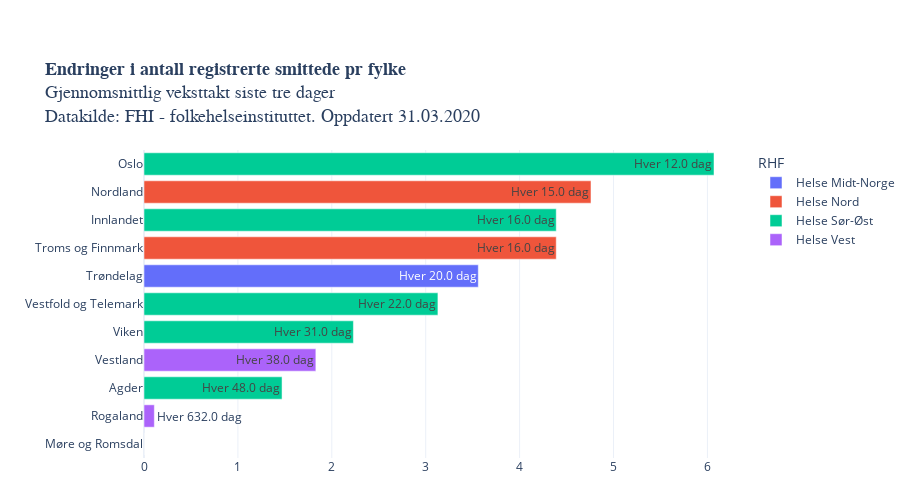

Here is the notebook cell this chart was saved with:
### Code cell
from datetime import datetime

legend = [i for i in vekst["RHF"].unique()]
legend.sort()

fig = px.bar(vekst, 
             x='Vekstrate', y='Fylke', 
             orientation='h',
             category_orders={"RHF": legend},
             height=500,
             title = "<b>Endringer i antall registrerte smittede pr fylke</b><br>Gjennomsnittlig veksttakt siste tre dager<br>Datakilde: FHI - folkehelseinstituttet. Oppdatert " +datetime.today().strftime('%d.%m.%Y'),
             color='RHF',
             text="text",
             hover_name="Fylke",
             hover_data=["Vekstrate"],
             template = "plotly_white", 
             labels = {"Vekstrate": "daglig vekst (%)", "- 1 uke": "Daglig vekst for en uke siden", "text": "Dager før dobling med dagens vekst"},
            )

"""
fig.add_shape(
        # doubling time 2 days
        dict(
            type="line",
            x0=41.42136,
            y0=-0.5,
            x1=41.42136,
            y1=21.5,
            line=dict(
                color="Black",
                width=1
            )))
fig.add_shape(
        # doubling time 1 uke
        dict(
            type="line",
            x0=10.40895,
            y0=-0.5,
            x1=10.40895,
            y1=21.5,
            line=dict(
                color="Black",
                width=1
            )))

"""
fig.layout.coloraxis.showscale = False

fig.update_layout(
    yaxis=dict(
        separatethousands=True,
        categoryorder = 'total ascending',
        title_text="",
        fixedrange=True,
    ), xaxis=dict(fixedrange=True,
                 title_text=""),
    title_font=dict(family="Helvetica", size=18),
        margin=dict(b=150)) #bottom margin

fig.update_layout(autosize=True,
    margin=dict(l=100, r=100, t=150, b=0),
    paper_bgcolor='rgba(0, 0, 0, 0)'
    #plot_bgcolor='rgb(248, 248, 255)'    
                 )

#plotly.offline.plot(fig, filename='COVID_moment_fylke.html')
py.plot(fig, filename='COVID19_vekstmomentum_fylker.html', auto_open=False)
fig.show()

### Figure 1 — Plotly figure (JSON) as saved in the notebook; plotly's stock layout.template omitted (floating-point values rounded to 4 significant figures)
{"data": [{"alignmentgroup": "True", "customdata": [[0], [3.56]], "hoverlabel": {"namelength": 0}, "hovertemplate": "<b>%{hovertext}</b><br><br>RHF=Helse Midt-Norge<br>daglig vekst (%)=%{customdata[0]}<br>Fylke=%{y}<br>Dager før dobling med dagens vekst=%{text}", "hovertext": ["Møre og Romsdal", "Trøndelag"], "legendgroup": "Helse Midt-Norge", "marker": {"color": "#636efa"}, "name": "Helse Midt-Norge", "offsetgroup": "Helse Midt-Norge", "orientation": "h", "showlegend": true, "text": ["Hver inf dag", "Hver 20.0 dag"], "textposition": "auto", "type": "bar", "x": [0, 3.56], "xaxis": "x", "y": ["Møre og Romsdal", "Trøndelag"], "yaxis": "y"}, {"alignmentgroup": "True", "customdata": [[4.39], [4.76]], "hoverlabel": {"namelength": 0}, "hovertemplate": "<b>%{hovertext}</b><br><br>RHF=Helse Nord<br>daglig vekst (%)=%{customdata[0]}<br>Fylke=%{y}<br>Dager før dobling med dagens vekst=%{text}", "hovertext": ["Troms og Finnmark", "Nordland"], "legendgroup": "Helse Nord", "marker": {"color": "#EF553B"}, "name": "Helse Nord", "offsetgroup": "Helse Nord", "orientation": "h", "showlegend": true, "text": ["Hver 16.0 dag", "Hver 15.0 dag"], "textposition": "auto", "type": "bar", "x": [4.39, 4.76], "xaxis": "x", "y": ["Troms og Finnmark", "Nordland"], "yaxis": "y"}, {"alignmentgroup": "True", "customdata": [[1.47], [2.23], [3.13], [4.39], [6.07]], "hoverlabel": {"namelength": 0}, "hovertemplate": "<b>%{hovertext}</b><br><br>RHF=Helse Sør-Øst<br>daglig vekst (%)=%{customdata[0]}<br>Fylke=%{y}<br>Dager før dobling med dagens vekst=%{text}", "hovertext": ["Agder", "Viken", "Vestfold og Telemark", "Innlandet", "Oslo"], "legendgroup": "Helse Sør-Øst", "marker": {"color": "#00cc96"}, "name": "Helse Sør-Øst", "offsetgroup": "Helse Sør-Øst", "orientation": "h", "showlegend": true, "text": ["Hver 48.0 dag", "Hver 31.0 dag", "Hver 22.0 dag", "Hver 16.0 dag", "Hver 12.0 dag"], "textposition": "auto", "type": "bar", "x": [1.47, 2.23, 3.13, 4.39, 6.07], "xaxis": "x", "y": ["Agder", "Viken", "Vestfold og Telemark", "Innlandet", "Oslo"], "yaxis": "y"}, {"alignmentgroup": "True", "customdata": [[0.11], [1.83]], "hoverlabel": {"namelength": 0}, "hovertemplate": "<b>%{hovertext}</b><br><br>RHF=Helse Vest<br>daglig vekst (%)=%{customdata[0]}<br>Fylke=%{y}<br>Dager før dobling med dagens vekst=%{text}", "hovertext": ["Rogaland", "Vestland"], "legendgroup": "Helse Vest", "marker": {"color": "#ab63fa"}, "name": "Helse Vest", "offsetgroup": "Helse Vest", "orientation": "h", "showlegend": true, "text": ["Hver 632.0 dag", "Hver 38.0 dag"], "textposition": "auto", "type": "bar", "x": [0.11, 1.83], "xaxis": "x", "y": ["Rogaland", "Vestland"], "yaxis": "y"}], "layout": {"autosize": true, "barmode": "relative", "coloraxis": {"showscale": false}, "height": 500, "legend": {"title": {"text": "RHF"}, "tracegroupgap": 0}, "margin": {"b": 0, "l": 100, "r": 100, "t": 150}, "paper_bgcolor": "rgba(0, 0, 0, 0)", "title": {"font": {"family": "Helvetica", "size": 18}, "text": "<b>Endringer i antall registrerte smittede pr fylke</b><br>Gjennomsnittlig veksttakt siste tre dager<br>Datakilde: FHI - folkehelseinstituttet. Oppdatert 31.03.2020"}, "xaxis": {"anchor": "y", "domain": [0, 1], "fixedrange": true, "title": {"text": ""}}, "yaxis": {"anchor": "x", "categoryorder": "total ascending", "domain": [0, 1], "fixedrange": true, "separatethousands": true, "title": {"text": ""}}}}
